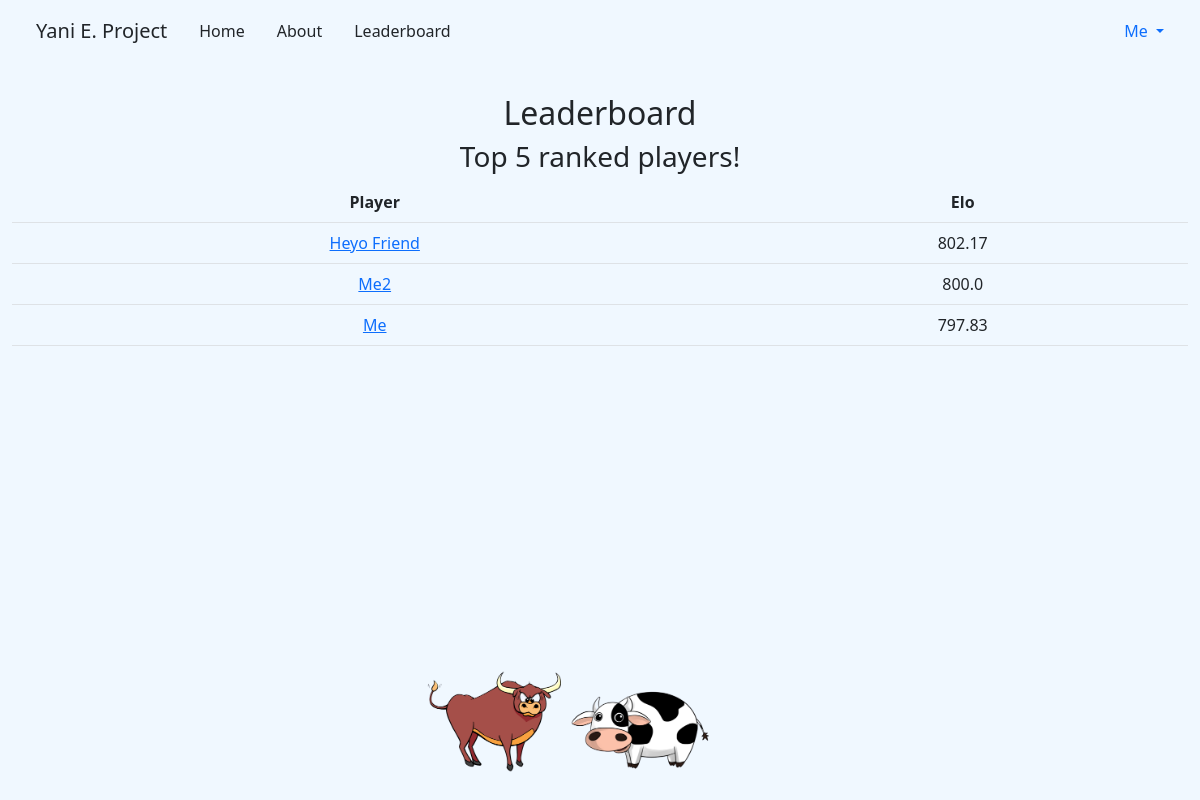
The app's page /leaderboard (signed in) with its own data.
### tables this page shows
CREATE TABLE user (id INTEGER UNIQUE PRIMARY KEY AUTOINCREMENT NOT NULL, hash TEXT NOT NULL, username TEXT NOT NULL, email VARCHAR(320),
elo FLOAT(6,2) NOT NULL);

### app.py (the view)
@app.route('/leaderboard')
def leaderboard():
  leaders = db.execute("SELECT id, elo, username FROM user ORDER BY elo DESC LIMIT 5")
  return render_template('leaderboard.html', leaders=leaders)

### templates/leaderboard.html (shortened to what this page needs)
{% extends "layout.html" %}
{% block main %}
  <h2>Leaderboard</h2>
  <h3>Top 5 ranked players!</h3>
  <table class="table">
    <thead>
      <tr>
        <th> Player </th>
        <th> Elo </th>
      </tr>
    </thead>
    <tbody>
      {% for leader in leaders %}
        <tr>
          <td> <a href="{{ url_for('profile', user_id=leader['id']) }}">{{ leader['username'] }}</a></td>
          <td> {{ leader['elo']|round(2) }} </td>
        </tr>
      {% endfor %}
    </tbody>
  </table>
{% endblock %}

### static/styles.css (style rules this page uses)
body { background-color:aliceblue; }

### records on screen
user: username "Heyo Friend", elo "802.17"
user: username "Me2", elo "800.0"
user: username "Me", elo "797.83"

### other values on screen
{{ session["user_username"] }} "Me"
